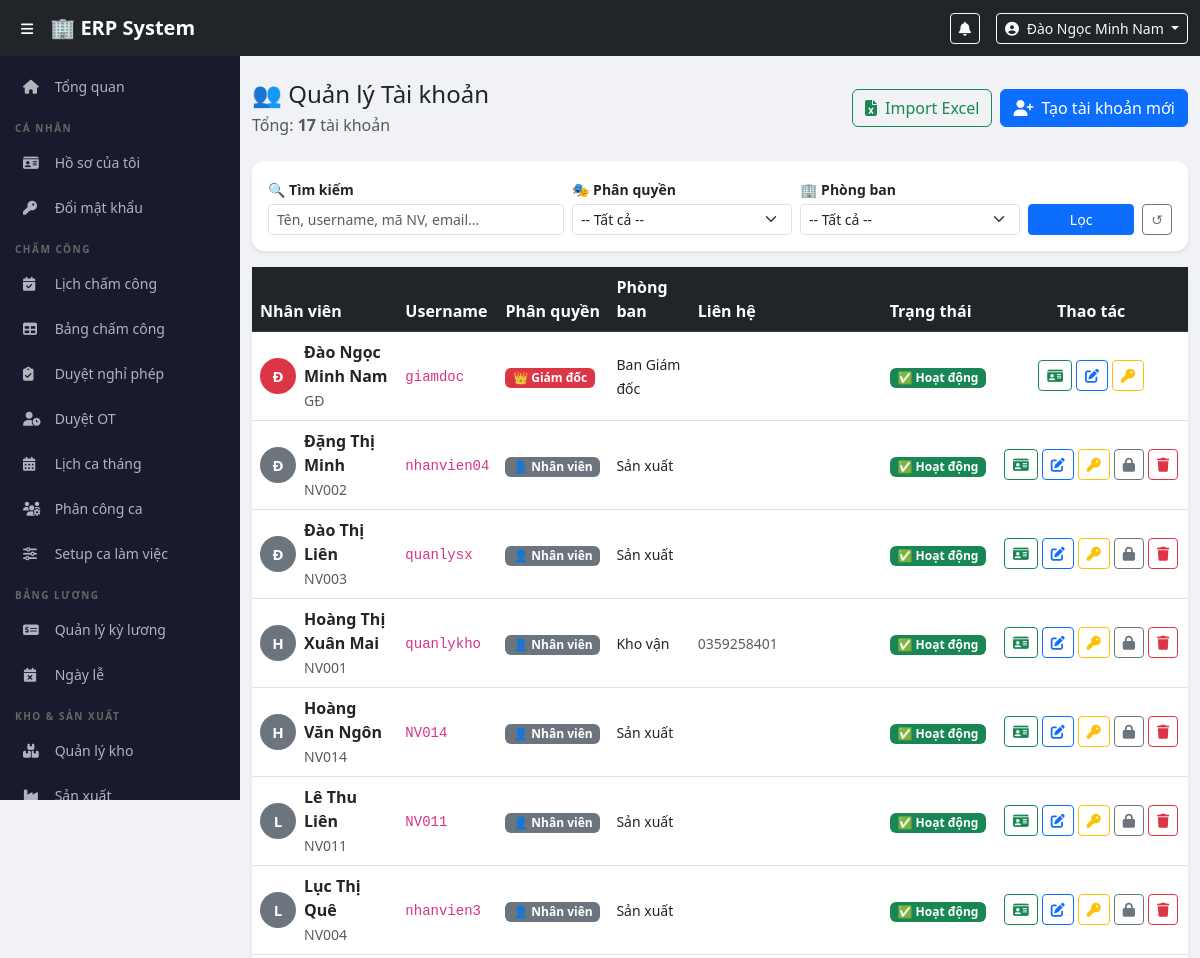
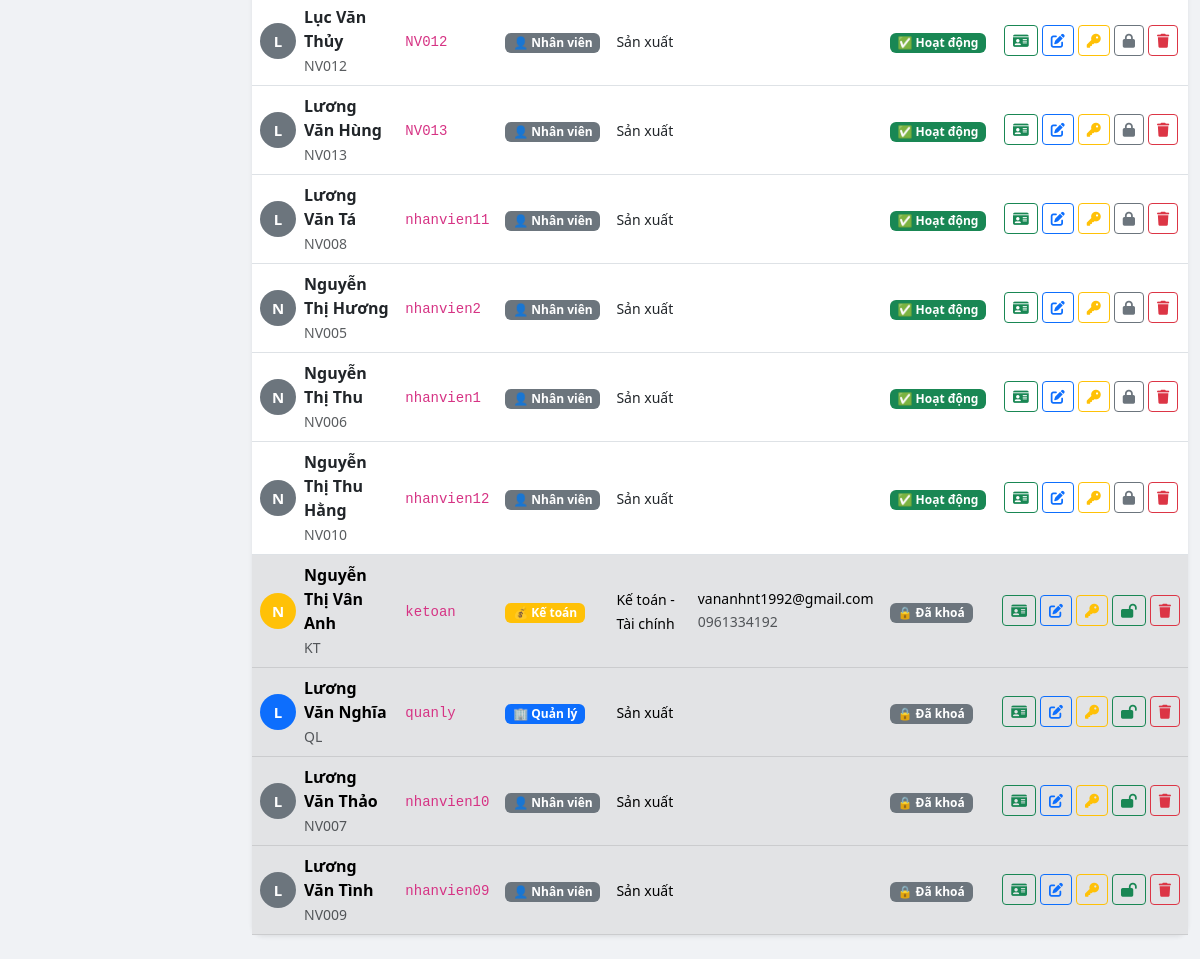
The app's page /modules/users/index.php (signed in) with its own data (2 pictures, top to bottom).
### tables this page shows
CREATE TABLE `users` (
  `id` int(11) NOT NULL,
  `employee_code` varchar(20) NOT NULL,
  `full_name` varchar(100) NOT NULL,
  `username` varchar(50) NOT NULL,
  `password_hash` varchar(255) NOT NULL,
  `email` varchar(100) DEFAULT NULL,
  `phone` varchar(20) DEFAULT NULL,
  `role_id` int(11) NOT NULL,
  `department_id` int(11) DEFAULT NULL,
  `is_active` tinyint(1) DEFAULT 1,
  `created_at` timestamp NOT NULL DEFAULT current_timestamp()
);

CREATE TABLE `roles` (
  `id` int(11) NOT NULL,
  `name` varchar(50) NOT NULL,
  `display_name` varchar(100) NOT NULL
);

CREATE TABLE `departments` (
  `id` int(11) NOT NULL,
  `name` varchar(100) NOT NULL,
  `created_at` timestamp NOT NULL DEFAULT current_timestamp()
);

### config/auth.php (called while the page is built, shortened)
<?php
function isLoggedIn() {
    return isset($_SESSION['user_id']) && !empty($_SESSION['user_id']);
}
function hasRole(...$roles) {
    return in_array($_SESSION['role'], $roles);
}
function currentUser() {
    return [
        'id'          => $_SESSION['user_id']   ?? null,
        'full_name'   => $_SESSION['full_name'] ?? '',
        'username'    => $_SESSION['username']  ?? '',
        'role'        => $_SESSION['role']      ?? '',
        'role_name'   => $_SESSION['role_name'] ?? '',
        'employee_code' => $_SESSION['employee_code'] ?? '',
        'department_id' => $_SESSION['department_id'] ?? null,
    ];
}
function getRoleBadge($role) {
    $map = [
        'director'   => ['class' => 'danger',   'icon' => '👑', 'label' => 'Giám đốc'],
        'accountant' => ['class' => 'warning',   'icon' => '💰', 'label' => 'Kế toán'],
        'manager'    => ['class' => 'primary',   'icon' => '🏢', 'label' => 'Quản lý'],
        'warehouse'  => ['class' => 'info',      'icon' => '📦', 'label' => 'Quản lý Kho'],
        'production' => ['class' => 'success',   'icon' => '🏭', 'label' => 'Quản lý SX'],
        'employee'   => ['class' => 'secondary', 'icon' => '👤', 'label' => 'Nhân viên'],
    ];
    return $map[$role] ?? ['class' => 'secondary', 'icon' => '❓', 'label' => $role];
}
?>

### modules/users/index.php (the view, shortened to what this page needs)
<?php
require_once $_SERVER['DOCUMENT_ROOT'] . '/erp/config/auth.php';
$pdo  = getDBConnection();
$search     = trim($_GET['search']  ?? '');
$sql    = "SELECT u.*, r.name AS role, r.display_name AS role_name, d.name AS dept_name
           FROM users u
           JOIN roles r ON u.role_id = r.id
           LEFT JOIN departments d ON u.department_id = d.id
           WHERE 1=1 ";
$params = [];
$sql .= " ORDER BY u.is_active DESC, r.id ASC, u.full_name ASC";
$stmt = $pdo->prepare($sql);
$stmt->execute($params);
$users = $stmt->fetchAll();
include $_SERVER['DOCUMENT_ROOT'] . '/erp/includes/header.php';
include $_SERVER['DOCUMENT_ROOT'] . '/erp/includes/sidebar.php';
?>
<div class="main-content">
<div class="container-fluid py-4">
    <div class="d-flex justify-content-between align-items-center mb-4">
        <div>
            <h4 class="mb-1">👥 Quản lý Tài khoản</h4>
            <p class="text-muted mb-0">Tổng: <strong><?= count($users) ?></strong> tài khoản</p>
        </div>
        <div class="d-flex gap-2">
            <a href="/erp/modules/users/import_excel.php" class="btn btn-outline-success">
                <i class="fas fa-file-excel me-2"></i>Import Excel
            </a>
            <a href="/erp/modules/users/create.php" class="btn btn-primary">
                <i class="fas fa-user-plus me-2"></i>Tạo tài khoản mới
            </a>
        </div>
    </div>
    <div class="card border-0 shadow-sm mb-3">
        <div class="card-body py-3">
            <form method="GET" class="row g-2 align-items-end">
                <div class="col-md-4">
                    <label class="form-label small fw-semibold mb-1">🔍 Tìm kiếm</label>
                    <input type="text" name="search" class="form-control form-control-sm"
                           placeholder="Tên, username, mã NV, email..."
                           value="<?= htmlspecialchars($search) ?>">
                </div>
                <div class="col-md-3">
                    <label class="form-label small fw-semibold mb-1">🎭 Phân quyền</label>
                    <select name="role" class="form-select form-select-sm">
                        <option value="">-- Tất cả --</option>
                    </select>
                </div>
                <div class="col-md-3">
                    <label class="form-label small fw-semibold mb-1">🏢 Phòng ban</label>
                    <select name="dept" class="form-select form-select-sm">
                        <option value="">-- Tất cả --</option>
                    </select>
                </div>
                <div class="col-md-2 d-flex gap-2">
                    <button type="submit" class="btn btn-primary btn-sm w-100">Lọc</button>
                    <a href="/erp/modules/users/index.php" class="btn btn-outline-secondary btn-sm">↺</a>
                </div>
            </form>
        </div>
    </div>
    <div class="card border-0 shadow-sm">
        <div class="card-body p-0">
            <div class="table-responsive">
                <table class="table table-hover align-middle mb-0">
                    <thead class="table-dark">
                        <tr>
                            <th>Nhân viên</th>
                            <th>Username</th>
                            <th>Phân quyền</th>
                            <th>Phòng ban</th>
                            <th>Liên hệ</th>
                            <th>Trạng thái</th>
                            <th class="text-center">Thao tác</th>
                        </tr>
                    </thead>
                    <tbody>
                    <?php foreach ($users as $u): ?>
                    <?php $badge = getRoleBadge($u['role']); ?>
                    <tr class="<?= !$u['is_active'] ? 'table-secondary text-muted' : '' ?>">
                        <td>
                            <div class="d-flex align-items-center gap-2">
                                <div class="avatar-circle bg-<?= $badge['class'] ?>">
                                    <?= mb_substr($u['full_name'], 0, 1) ?>
                                </div>
                                <div>
                                    <div class="fw-semibold"><?= htmlspecialchars($u['full_name']) ?></div>
                                    <small class="text-muted"><?= htmlspecialchars($u['employee_code']) ?></small>
                                </div>
                            </div>
                        </td>
                        <td><code><?= htmlspecialchars($u['username']) ?></code></td>
                        <td>
                            <span class="badge bg-<?= $badge['class'] ?>">
                                <?= $badge['icon'] ?> <?= $badge['label'] ?>
                            </span>
                        </td>
                        <td><small><?= htmlspecialchars($u['dept_name'] ?? '-') ?></small></td>
                        <td>
                            <small class="d-block"><?= htmlspecialchars($u['email'] ?? '-') ?></small>
                            <small class="text-muted"><?= htmlspecialchars($u['phone'] ?? '') ?></small>
                        </td>
                        <td>
                            <?php if ($u['is_active']): ?>
                                <span class="badge bg-success">✅ Hoạt động</span>
                            <?php else: ?>
                                <span class="badge bg-secondary">🔒 Đã khoá</span>
                            <?php endif; ?>
                        </td>
                        <td class="text-center">
                            <div class="d-flex justify-content-center gap-1">
				<a href="/erp/modules/users/profile.php?id=<?= $u['id'] ?>"
  					class="btn btn-sm btn-outline-success" title="Hồ sơ nhân viên">
  					  <i class="fas fa-id-card"></i>
				</a>
                                <a href="/erp/modules/users/edit.php?id=<?= $u['id'] ?>"
                                   class="btn btn-sm btn-outline-primary" title="Chỉnh sửa">
                                    <i class="fas fa-edit"></i>
                                </a>
                                <a href="/erp/modules/users/change_password.php?id=<?= $u['id'] ?>"
                                   class="btn btn-sm btn-outline-warning" title="Đổi mật khẩu">
                                    <i class="fas fa-key"></i>
                                </a>
                                <?php if ($u['id'] !== $user['id']): ?>
                                <form method="POST" class="d-inline">
                                    <?php if ($u['is_active']): ?>
                                        <button type="submit" class="btn btn-sm btn-outline-secondary" title="Khoá tài khoản"
                                                onclick="return confirm('Khoá tài khoản <?= htmlspecialchars($u['full_name']) ?>?')">
                                            <i class="fas fa-lock"></i>
                                        </button>
                                    <?php else: ?>
                                        <button type="submit" class="btn btn-sm btn-outline-success" title="Mở khoá">
                                            <i class="fas fa-lock-open"></i>
                                        </button>
                                    <?php endif; ?>
                                </form>
                                <?php if (hasRole('director')): ?>
                                <form method="POST" class="d-inline">
                                    <button type="submit" class="btn btn-sm btn-outline-danger" title="Xoá tài khoản"
                                            onclick="return confirm('⚠️ Xoá tài khoản <?= htmlspecialchars($u['full_name']) ?>?\nHành động này không thể hoàn tác!')">
                                        <i class="fas fa-trash"></i>
                                    </button>
                                </form>
                                <?php endif; ?>
                                <?php endif; ?>
                            </div>
                        </td>
                    </tr>
                    <?php endforeach; ?>
                    </tbody>
                </table>
            </div>
        </div>
    </div>
</div>
</div>
<?php include $_SERVER['DOCUMENT_ROOT'] . '/erp/includes/footer.php'; ?>

### includes/header.php (shortened to what this page needs)
<?php
$user = currentUser();
?>
<!DOCTYPE html>
<html lang="vi">
<head>
    <link href="https://cdn.jsdelivr.net/npm/bootstrap@5.3.0/dist/css/bootstrap.min.css" rel="stylesheet">
    <link href="https://cdnjs.cloudflare.com/ajax/libs/font-awesome/6.4.0/css/all.min.css" rel="stylesheet">
    <link href="/erp/assets/css/style.css" rel="stylesheet">
</head>
<body>
<nav class="navbar navbar-expand-lg navbar-dark bg-dark fixed-top" style="z-index:1030;">
    <div class="container-fluid">
        <button class="btn btn-sm text-white me-2" id="sidebarToggle">
            <i class="fas fa-bars"></i>
        </button>
        <a class="navbar-brand fw-bold" href="/erp/dashboard.php">🏢 ERP System</a>
        <div class="ms-auto d-flex align-items-center gap-3">
            <div class="dropdown">
                <button class="btn btn-sm btn-outline-light position-relative" data-bs-toggle="dropdown">
                    <i class="fas fa-bell"></i>
                </button>
            </div>
            <div class="dropdown">
                <button class="btn btn-sm btn-outline-light dropdown-toggle" data-bs-toggle="dropdown">
                    <i class="fas fa-user-circle me-1"></i>
                    <?= htmlspecialchars($user['full_name']) ?>
                </button>
            </div>
        </div>
    </div>
</nav>

### records on screen
users: full_name "Đào Ngọc Minh Nam", full_name "Đ", employee_code "GĐ", username "giamdoc", role.name "👑", role.name "Giám đốc", department.name "Ban Giám đốc", is_active "✅ Hoạt động"
users: full_name "Đ", full_name "Đặng Thị Minh", employee_code "NV002", username "nhanvien04", role.name "Nhân viên", department.name "Sản xuất", is_active "✅ Hoạt động"
users: full_name "Đ", full_name "Đào Thị Liên", employee_code "NV003", username "quanlysx", role.name "Nhân viên", department.name "Sản xuất", is_active "✅ Hoạt động"
users: full_name "H", full_name "Hoàng Thị Xuân Mai", employee_code "NV001", username "quanlykho", role.name "Nhân viên", department.name "Kho vận", phone "0359258401", is_active "✅ Hoạt động"
users: full_name "H", full_name "Hoàng Văn Ngôn", employee_code "NV014", username "NV014", role.name "Nhân viên", department.name "Sản xuất", is_active "✅ Hoạt động"
users: full_name "L", full_name "Lê Thu Liên", employee_code "NV011", username "NV011", role.name "Nhân viên", department.name "Sản xuất", is_active "✅ Hoạt động"
users: full_name "L", full_name "Lục Thị Quê", employee_code "NV004", username "nhanvien3", role.name "Nhân viên", department.name "Sản xuất", is_active "✅ Hoạt động"
users: full_name "L", full_name "Lục Văn Thủy", employee_code "NV012", username "NV012", role.name "Nhân viên", department.name "Sản xuất", is_active "✅ Hoạt động"
users: full_name "L", full_name "Lương Văn Hùng", employee_code "NV013", username "NV013", role.name "Nhân viên", department.name "Sản xuất", is_active "✅ Hoạt động"
users: full_name "L", full_name "Lương Văn Tá", employee_code "NV008", username "nhanvien11", role.name "Nhân viên", department.name "Sản xuất", is_active "✅ Hoạt động"
users: full_name "N", full_name "Nguyễn Thị Hương", employee_code "NV005", username "nhanvien2", role.name "Nhân viên", department.name "Sản xuất", is_active "✅ Hoạt động"
users: full_name "N", full_name "Nguyễn Thị Thu", employee_code "NV006", username "nhanvien1", role.name "Nhân viên", department.name "Sản xuất", is_active "✅ Hoạt động"
users: full_name "N", full_name "Nguyễn Thị Thu Hằng", employee_code "NV010", username "nhanvien12", role.name "Nhân viên", department.name "Sản xuất", is_active "✅ Hoạt động"
users: full_name "N", full_name "Nguyễn Thị Vân Anh", employee_code "KT", username "ketoan", role.name "💰", role.name "Kế toán", department.name "Kế toán - Tài chính", email "vananhnt1992@gmail.com", phone "0961334192", is_active "🔒 Đã khoá"
users: full_name "L", full_name "Lương Văn Nghĩa", employee_code "QL", username "quanly", role.name "🏢", role.name "Quản lý", department.name "Sản xuất", is_active "🔒 Đã khoá"
users: full_name "L", full_name "Lương Văn Thảo", employee_code "NV007", username "nhanvien10", role.name "Nhân viên", department.name "Sản xuất", is_active "🔒 Đã khoá"
users: full_name "L", full_name "Lương Văn Tình", employee_code "NV009", username "nhanvien09", role.name "Nhân viên", department.name "Sản xuất", is_active "🔒 Đã khoá"

### other values on screen
count($users) "17"
